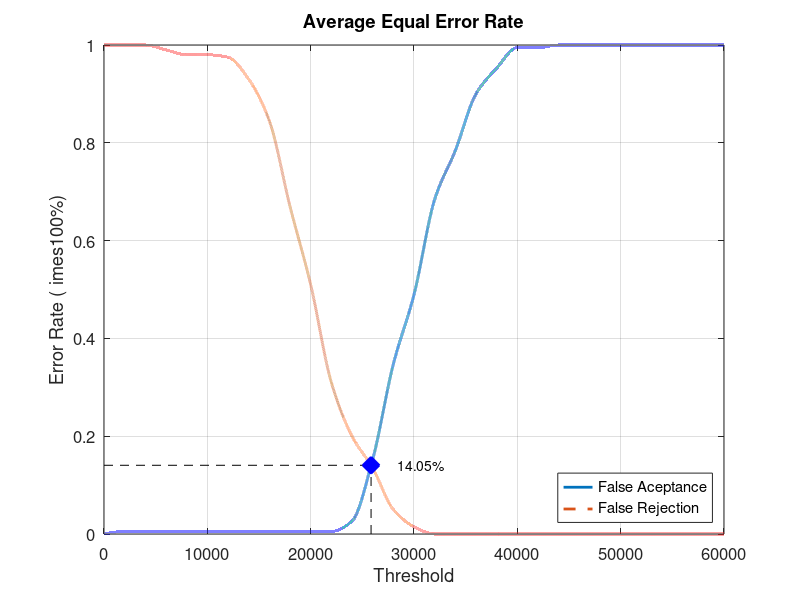
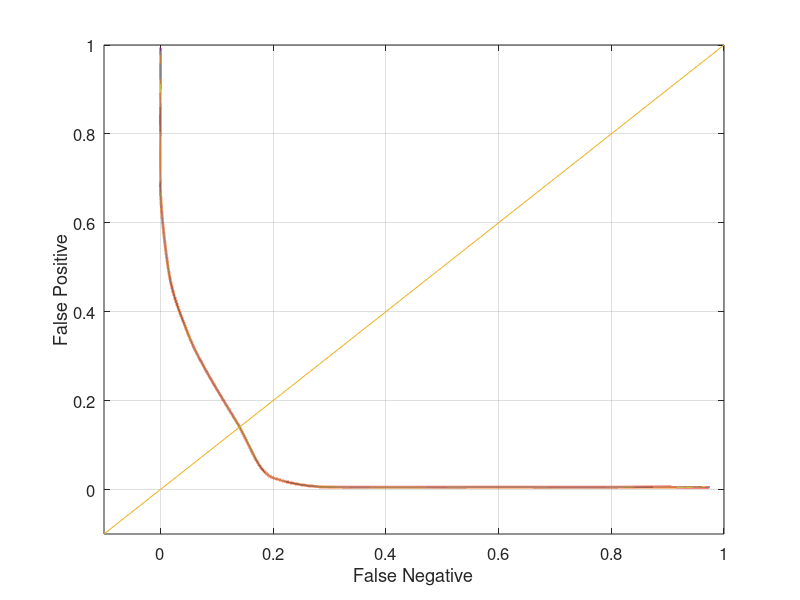

Write the MATLAB code that produced these figures, in order.
close all;
clear;
clc;
x = 0:2000:60000;
xq = 0:0.5:60000;

y0 = [0 0.00526316 0.00526316 0.00526316 0.00526316 0.00526316 0.00526316 0.00526316 0.00526316 0.00526316 0.00526316 0.00526316 0.0263158 0.152632 0.347368 0.489474 0.684211 0.784211 0.9 0.952632 0.994737 0.994737 1 1 1 1 1 1 1 1 1]
yy0 = interp1(x, y0, xq, 'pchip');
y1 = [1 1 1 0.99 0.98 0.98 0.975 0.93 0.845 0.67 0.51 0.31 0.2 0.135 0.05 0.015 0 0 0 0 0 0 0 0 0 0 0 0 0 0 0]
yy1 = interp1(x, y1, xq, 'pchip');

% Calculating EER: 
y2 = abs(y0 - y1);
find(y2 == min(y2))
yy2 = abs(yy0 - yy1);
xEER = find(yy2 == min(yy2));
xEERIndex = xq(xEER) % X-axis EER
yEER = yy0(xEER) % Y-axis EER

main = figure
plot(xq, yy0,'-','LineWidth', 2);	hold on
plot(xq, yy1,'--','LineWidth', 2);	hold on
plot([xEERIndex xEERIndex], [0 yEER], 'k--');	hold on
plot([0 xEERIndex], [yEER yEER], 'k--');	hold on
plot(xEERIndex, yEER, 'bx', 'LineWidth', 10);	hold on
text(xEERIndex + 10 * xEERIndex / 100, yEER, [num2str(round((10000 * yEER)) / 100) '%'])
legend('False Aceptance', 'False Rejection', 'Location', 'SouthEast')
xlabel('Threshold')
ylabel('Error Rate (	imes100%)')
title('Average Equal Error Rate')
set(gca, 'FontSize', 12)
axis([0 60000 0 1])
grid on

print(main, 'Database1_3Main', '-dpng');
FNRxFPR = figure('Color', [1 1 1]);
plot(yy1, yy0, '-', yy1, yy0, 'LineWidth', 2);
hold on
y = -0.1:0.1:1
plot(y, y); 
set(gca, 'FontSize', 12)
xlabel('False Negative')
ylabel('False Positive')
axis([-0.1 1 -0.1 1])
set(gca, 'FontSize', 12)
grid on

print(FNRxFPR, 'Database1_3FNRxFPR','-dpng');
